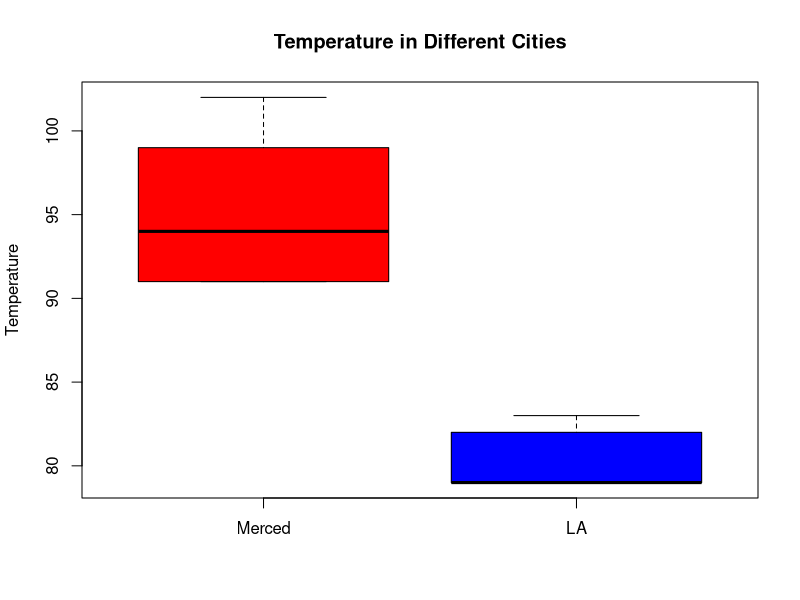
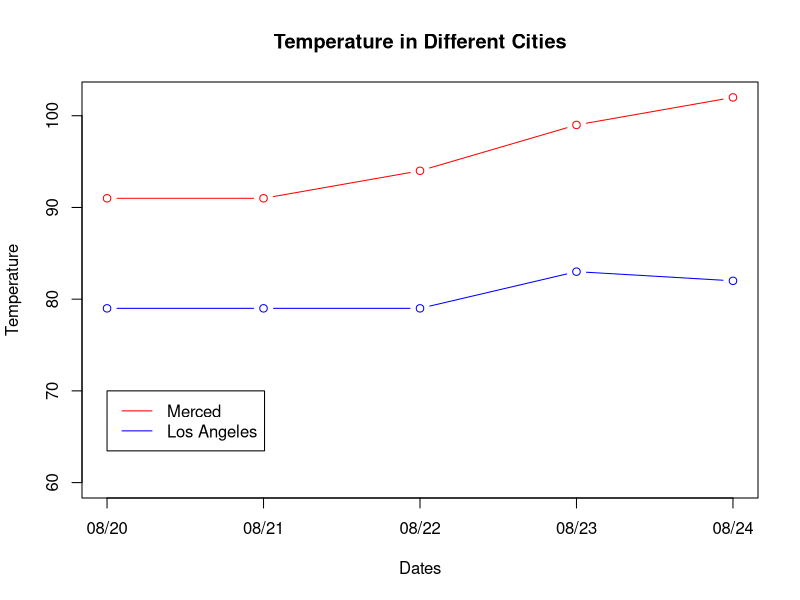
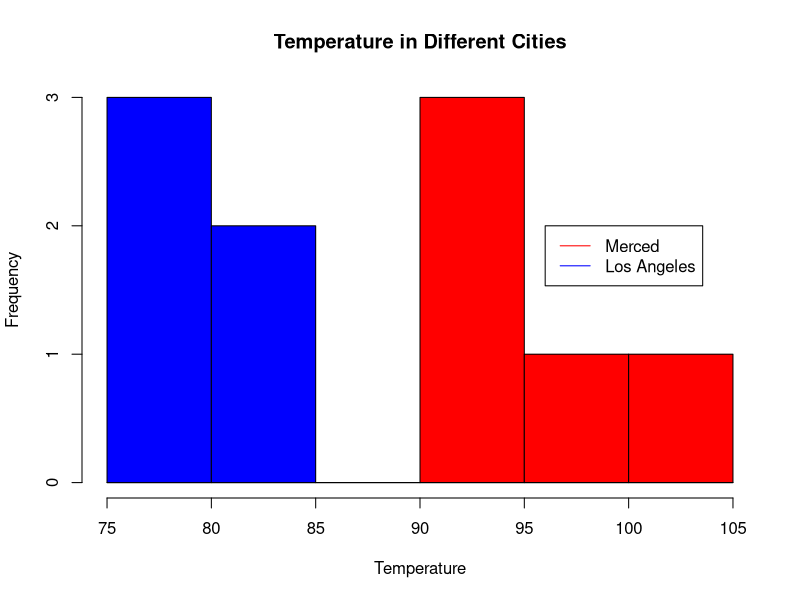

The R source for these figures, in order:
################################
# Example: Temperatures in CA  #
################################

##Example 1: Create a data frame from a matrix!

#Step 1: Store your data in a matrix
temps = matrix(0,nrow=5,ncol=5)
temps[,1] = c(102,99,94,91,91)
temps[,2] = c(71,85,67,68,68)
temps[,3] = c(82,83,79,79,79)
temps[,4] = c(112,110,108,104,104)
temps[,5] = c(82,78,71,84,82)

#Step 2: Tell R the matrix is really a data frame!
tdat = data.frame(temps)

#Step 3: Make Names for the columns and rows 
rownames(tdat) = c("8/24","8/23","8/22","8/21","8/20")
colnames(tdat) = c("Merced","SF","LA","Vegas","Seattle")
                   
print(tdat) 
     
##Example 2: Create a data frame with named columns

#Step 1: Create the columns (give them names)
Merced  = c(102,99,94,91,91)
SF      = c(71,85,67,68,68)
LA      = c(82,83,79,79,79)
Vegas   = c(112,110,108,104,104)
Seattle = c(82,78,71,84,82)

#Step 2: Create the data frame
tdat    = data.frame(Merced,SF,LA,Vegas,Seattle)

#Step 3: Name the rows
rownames(tdat) =
  c("8/24","8/23","8/22","8/21","8/20")

print(tdat)


##Example 3: Read in a data frame from a comma separated file (CSV)

tdat = read.csv(file="temps.csv", header=TRUE, sep=",")
print(tdat)

##########################
# Playing w/ Data Frames #
##########################

#Calculate the average temperature in Merced
print(mean(tdat$Merced))

#Create a Box-Plot of two cities
boxplot(tdat$Merced, tdat$LA, main = "Temperature in Different Cities", names=c("Merced","LA"), col = c("red","blue"),ylab="Temperature")

#Plot a Time Series:
plot(rev(tdat$Merced), col="red", type="b",main = "Temperature in Different Cities",ylim=c(60,102),xlab="Dates",ylab="Temperature",xaxt='n')
lines(rev(tdat$LA),col="blue", type="b")
axis(1, at=1:5, labels=rev(tdat$X))
legend(1,70, legend=c("Merced", "Los Angeles"), col=c("red", "blue"), lty=1:1)

#Plot Two Histograms:
bk = pretty(75:105,n=10);
hgA=hist(tdat$Merced,breaks=bk,plot = FALSE);
hgB=hist(tdat$LA,breaks=bk,plot = FALSE);
plot(hgA, col = "red",xlab="Temperature",main="Temperature in Different Cities",xlim=c(75,105))
plot(hgB,col="blue",add=TRUE)
legend(96,2, legend=c("Merced", "Los Angeles"), col=c("red", "blue"), lty=1:1)
